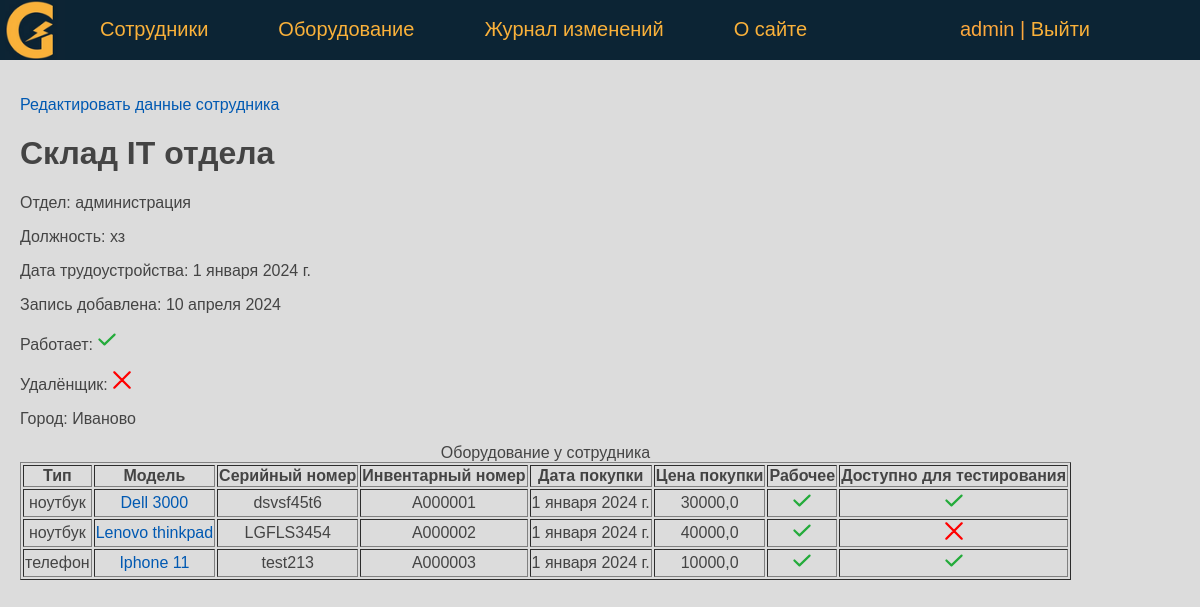
/person/skladIT/ (signed in), run on an earlier commit of the app's database.
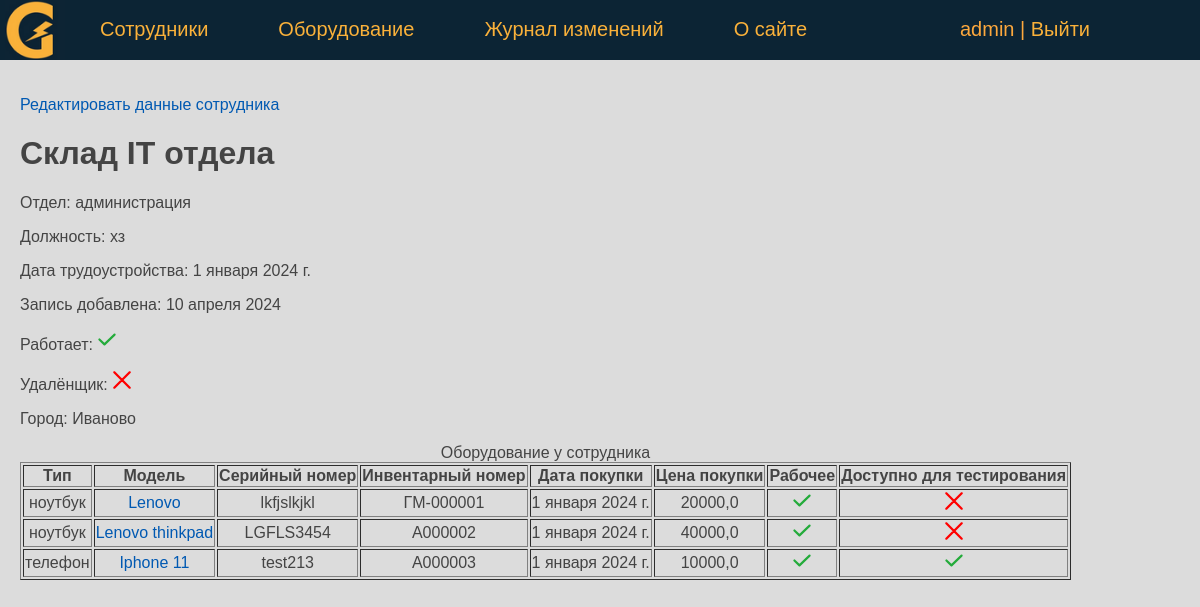
And on a later commit of the database.
### eqlog/models.py (models this page shows, shortened)
class Equipment(models.Model):
    type = models.CharField(verbose_name='Тип оборудования', max_length=50)
    model = models.CharField(verbose_name='Модель', max_length=50)
    serial_number = models.CharField(verbose_name='Серийный номер', max_length=50)
    id_number = models.CharField(verbose_name='Инвентарный номер', max_length=10, unique=True)
    sale_date = models.DateField(verbose_name='Дата покупки', default=date(2024, 1, 1))
    price = models.FloatField(verbose_name='Цена покупки', max_length=10)
    is_working = models.BooleanField(verbose_name='Работает', default=True)
    testing = models.BooleanField(verbose_name='Доступно для тестирования', default=False)
    description = models.TextField(verbose_name='Описание')
    created_at = models.DateTimeField(verbose_name='Дата создания', auto_now_add=True)
    updated_at = models.DateTimeField(verbose_name='Дата изменения', auto_now=True)
    person = models.ForeignKey('Person', on_delete=models.PROTECT, verbose_name='Сотрудник', related_name='get_equipments')
    slug = AutoSlugField(populate_from='id_number', max_length=255, unique=True, db_index=True)
    user = models.ForeignKey(User, verbose_name='Пользователь', on_delete=models.DO_NOTHING, null=True)
    objects = models.Manager()
    def get_absolute_url(self):
        return reverse('equipment', kwargs={'equip_slug': self.slug})
    class Meta:
        verbose_name = 'Оборудование'
        verbose_name_plural = 'Оборудование'
        ordering = ['type', 'model']

### eqlog/views.py (the view)
# urls.py: path('person/<slug:pers_slug>/', ShowPerson.as_view(), name='person'),
class ShowPerson(DataMixin, DetailView):
    model = Person
    template_name = 'eqlog/person.html'
    slug_url_kwarg = 'pers_slug'
    context_object_name = 'ps'
    def get_context_data(self, *, object_list=None, **kwargs):
        context = super().get_context_data(**kwargs)
        auth = self.request.user.is_authenticated
        c_def = self.get_user_context(title='Главная страница', auth=auth)
        person: Persons = context['object']
        context.update({"equipments": person.get_equipments.all()})
        return {**context, **c_def}

### eqlog/models.py (called while the page is built)
    def __str__(self):
        return self.name

### eqlog/utils.py (called while the page is built)
    def get_user_context(self, **kwargs):
        context = kwargs
        context['menu'] = menu
        return context

### eqlog/templates/eqlog/person.html
{% extends 'eqlog/base.html' %}
{% block content %}
    {% if auth %}
        <p><a href="{% url 'update_person' ps.id %}">Редактировать данные сотрудника</a> </p>
        <h1>{{ ps.last_name }} {{ ps.first_name }} {{ ps.middle_name }}</h1>
        <p>Отдел: {{ ps.department }} </p>
        <p>Должность: {{ ps.job_title }}</p>
        <p>Дата трудоустройства: {{ ps.jobing_at }}</p>
        <p>Запись добавлена: {{ ps.created_at | date:"d E Y" }}</p>
        <p class="mark {% if ps.is_working %} mark_tick {% endif %}"> Работает: </p>
        <p class="mark {% if ps.remote %} mark_tick {% endif %}"> Удалёнщик: </p>
        <p >Город: {{ ps.city }}</p>
        <table border="1">
            <caption>Оборудование у сотрудника </caption>
                <tr>
                    <th>Тип</th>
                    <th>Модель</th>
                    <th>Серийный номер</th>
                    <th>Инвентарный номер</th>
                    <th>Дата покупки</th>
                    <th>Цена покупки</th>
                    <th>Рабочее</th>
                    <th>Доступно для тестирования</th>
               </tr>
                {% for e in equipments %}
                    <tr>
                        <td>{{ e.type }}</td>
                        <td><a href="{{ e.get_absolute_url }}"> {{ e.model }}</a></td>
                        <td>{{ e.serial_number }}</td>
                        <td>{{ e.id_number }}</td>
                        <td>{{ e.sale_date }}</td>
                        <td>{{ e.price }}</td>
                        <td class="mark {% if e.is_working %} mark_tick {% endif %}"> </td>
                        <td class="mark {% if e.testing %} mark_tick {% endif %}"> </td>
                    </tr>
                {% endfor %}
        </table>
    {% endif %}
{% endblock %}

### eqlog/templates/eqlog/base.html (shortened to what this page needs)
<!DOCTYPE html>
{% load static %}
<html>
<head>
    <link type="text/css" href="/static/eqlog/css/styles.css" rel="stylesheet" />
</head>
<body bgcolor="#DCDCDC">
    {% block mainmenu %}
    <header class="header">
    <ul id="mainmenu" class="mainmenu">
        <li class="logo">
            <a href="{% url 'home' %}"><div class="logo"></div></a>
        </li>
        {% for m in menu %}
            <li><a href="{% url m.url_name %}"> {{ m.title }} </a></li>
        {% endfor %}
        <li class="last">
            {% if request.user.is_authenticated %}
                <li class="last"> {{user.username}} | <a href="{% url 'logout' %}">Выйти</a> </li>
            {% else %}
                <li class="last"><a href="{% url 'login' %}">Войти</a> </li>
            {% endif %}
        </li>
    </ul>
    </header>
    {% endblock mainmenu %}
    <main>
        {% block content %}
        {% endblock content %}
    </main>
</body>
</html>

What changed in the data, as far as the page shows it:
no longer on this page (row edited): Equipment: type "ноутбук", model "Dell 3000", serial_number "dsvsf45t6", id_number "А000001", sale_date "1 января 2024 г.", price "30000,0", is_working True (drawn), testing True (drawn)
added Equipment: type "ноутбук", model "Lenovo", serial_number "lkfjslkjkl", id_number "ГM-000001", sale_date "1 января 2024 г.", price "20000,0", is_working True (drawn), testing False (drawn)
